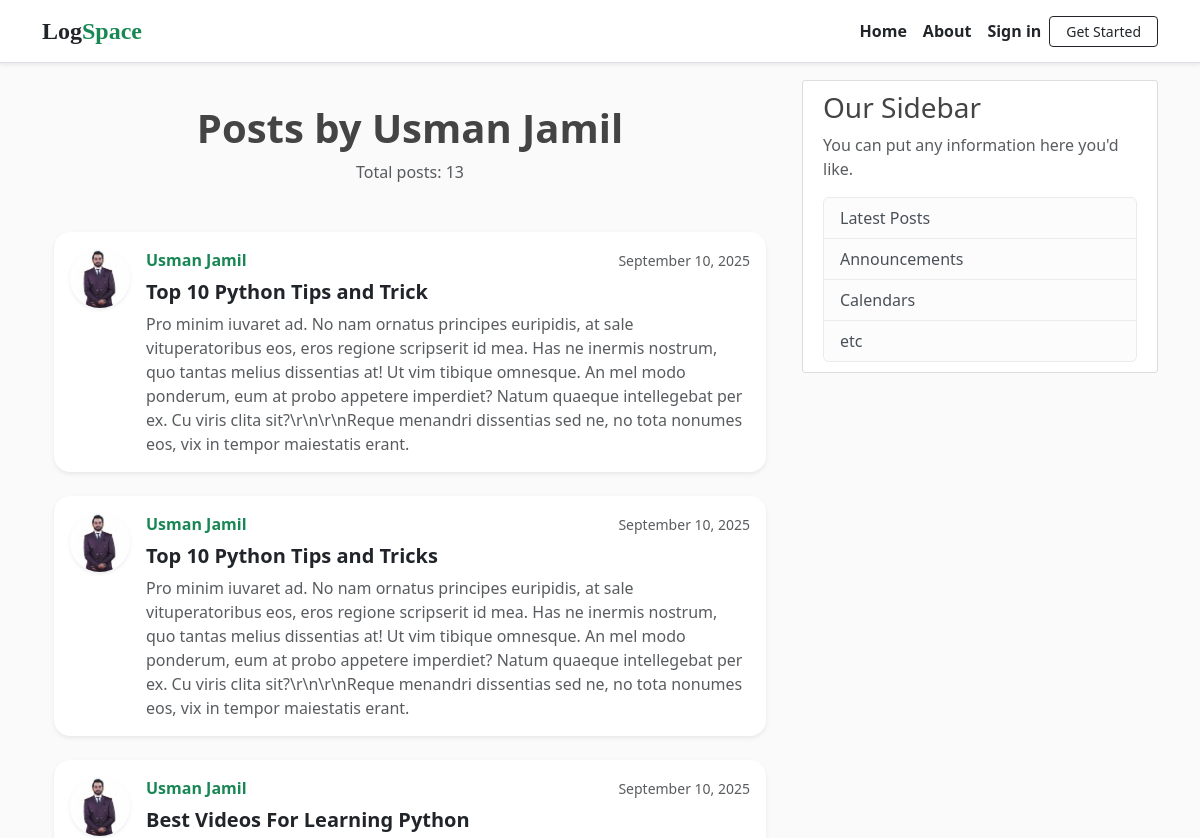
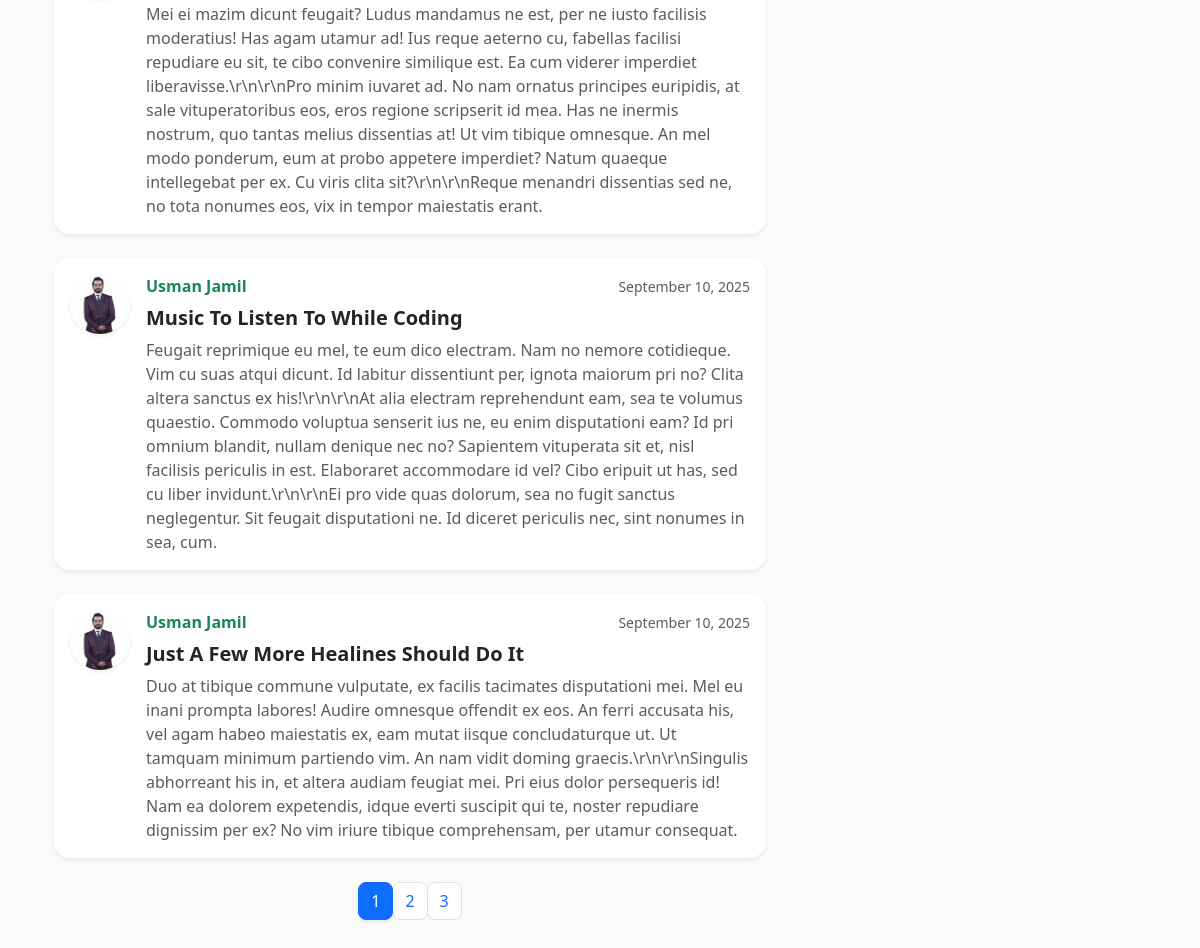
/user/Usman Jamil, run on the app's committed database (2 pictures, top to bottom).
### flaskblog/models.py (models this page shows, shortened)
class User(db.Model, UserMixin):
    id = db.Column(db.Integer, primary_key=True)
    username = db.Column(db.String(20), unique=True, nullable=False)
    email = db.Column(db.String(120), unique=True, nullable=False)
    image_file = db.Column(db.String(20), nullable=False, default='default.jpg')
    password = db.Column(db.String(60), nullable=False)
    posts = db.relationship('Post', backref='author', lazy=True)

class Post(db.Model):
    id = db.Column(db.Integer, primary_key=True)
    title = db.Column(db.String(100), nullable=False)
    date_posted = db.Column(db.DateTime, nullable=False, default=datetime.utcnow)
    content = db.Column(db.Text, nullable=False)
    user_id = db.Column(db.Integer, db.ForeignKey('user.id'), nullable=False)

### flaskblog/routes.py (the view)
@app.route("/user/<string:username>")
def user_posts(username):
    page = request.args.get('page', 1, type=int)
    user = User.query.filter_by(username=username).first_or_404()
    posts = Post.query.filter_by(author=user)\
        .order_by(Post.date_posted.desc())\
        .paginate(page=page, per_page=5)
    return render_template('user_posts.html', posts=posts, user=user)

### flaskblog/templates/user_posts.html
{% extends "layout.html" %}
{% block content %}
<div class="container py-4">
  <div class="text-center mb-5">
    <h1 class="fw-bold">Posts by {{ user.username }}</h1>
    <p class="text-muted">Total posts: {{ posts.total }}</p>
  </div>
  {% for post in posts.items %}
  <article class="card shadow-sm border-0 rounded-4 mb-4">
    <div class="card-body d-flex align-items-start">
      <img class="rounded-circle me-3 shadow-sm"
           src="{{ url_for('static', filename='profile_pics/' + post.author.image_file) }}"
           alt="{{ post.author.username }}" width="60" height="60">
      <div class="flex-grow-1">
        <div class="d-flex justify-content-between align-items-center mb-2">
          <a class="fw-semibold text-decoration-none text-success"
             href="{{ url_for('user_posts', username=post.author.username) }}">
            {{ post.author.username }}
          </a>
          <small class="text-muted">{{ post.date_posted.strftime('%B %d, %Y') }}</small>
        </div>
        <h2 class="h5 fw-bold mb-2">
          <a class="text-dark text-decoration-none" href="{{ url_for('post', post_id=post.id) }}">
            {{ post.title }}
          </a>
        </h2>
        <p class="mb-0 text-muted">{{ post.content }}</p>
      </div>
    </div>
  </article>
  {% endfor %}
  <nav aria-label="User posts pagination">
    <ul class="pagination justify-content-center mt-4">
      {% for page_num in posts.iter_pages(left_edge=1, right_edge=1, left_current=1, right_current=2) %}
        {% if page_num %}
          {% if posts.page == page_num %}
          <li class="page-item active">
            <a class="page-link rounded-3 shadow-sm" href="{{ url_for('user_posts', username=user.username, page=page_num) }}">
              {{ page_num }}
            </a>
          </li>
          {% else %}
          <li class="page-item">
            <a class="page-link rounded-3" href="{{ url_for('user_posts', username=user.username, page=page_num) }}">
              {{ page_num }}
            </a>
          </li>
          {% endif %}
        {% else %}
        <li class="page-item disabled"><span class="page-link">…</span></li>
        {% endif %}
      {% endfor %}
    </ul>
  </nav>
</div>
{% endblock content %}

### flaskblog/templates/layout.html (shortened to what this page needs)
<!doctype html>
<html lang="en">
<head>
    <link href="https://cdn.jsdelivr.net/npm/bootstrap@5.3.8/dist/css/bootstrap.min.css" rel="stylesheet"
>
    <link rel="stylesheet" type="text/css" href="{{ url_for('static', filename='main.css') }}">
</head>
<body>
<header class="site-header border-bottom shadow-sm fixed-top">
  <nav class="navbar navbar-expand-md navbar-light bg-white py-2">
    <div class="container">
      <a class="navbar-brand fw-bold fs-4 text-dark"
         style="font-family: Georgia, 'Times New Roman', Times, serif;"
         href="{{ url_for('home') }}">
        Log<span class="text-success">Space</span>
      </a>
      <div class="collapse navbar-collapse" id="navbarToggle">
        <ul class="navbar-nav ms-auto align-items-center">
          <li class="nav-item">
            <a class="nav-link text-dark fw-semibold" href="{{ url_for('home') }}">Home</a>
          </li>
          <li class="nav-item">
            <a class="nav-link text-dark fw-semibold" href="{{ url_for('about') }}">About</a>
          </li>
          {% if current_user.is_authenticated %}
            <li class="nav-item">
              <a class="btn btn-sm btn-success px-3 me-2" href="{{ url_for('new_post') }}">Write</a>
            </li>
            <li class="nav-item dropdown">
              <a class="nav-link dropdown-toggle fw-semibold text-dark" href="#" id="accountDropdown" role="button"
                 data-bs-toggle="dropdown" aria-expanded="false">
                Account
              </a>
              <ul class="dropdown-menu dropdown-menu-end" aria-labelledby="accountDropdown">
                <li>
                  <a class="dropdown-item" href="{{ url_for('account') }}">Profile</a>
                </li>
                <li>
                  <a class="dropdown-item text-danger" href="{{ url_for('logout') }}">Logout</a>
                </li>
              </ul>
            </li>
          {% else %}
            <li class="nav-item">
              <a class="nav-link fw-semibold text-dark" href="{{ url_for('login') }}">Sign in</a>
            </li>
            <li class="nav-item">
              <a class="btn btn-sm btn-outline-dark px-3" href="{{ url_for('register') }}">Get Started</a>
            </li>
          {% endif %}
        </ul>
      </div>
    </div>
  </nav>
</header>
<main role="main" class="container">
    <div class="row">
        <div class="col-md-8">
            {% block content %}{% endblock %}
        </div>
        <div class="col-md-4">
            <div class="content-section">
                <h3>Our Sidebar</h3>
                <p class='text-muted'>You can put any information here you'd like.</p>
                <ul class="list-group">
                    <li class="list-group-item list-group-item-light">Latest Posts</li>
                    <li class="list-group-item list-group-item-light">Announcements</li>
                    <li class="list-group-item list-group-item-light">Calendars</li>
                    <li class="list-group-item list-group-item-light">etc</li>
                </ul>
            </div>
        </div>
    </div>
</main>
</body>
</html>

### flaskblog/static/main.css (style rules this page uses)
body { background: #fafafa; color: #333333; margin-top: 5rem; }
h1, h2, h3, h4, h5, h6 { color: #444444; }
.site-header .navbar-nav .nav-link { color: #cbd5db; }
.content-section { background: #ffffff; padding: 10px 20px; border: 1px solid #dddddd; border-radius: 3px; margin-bottom: 20px; }

### flaskblog/templates/layout.html (style rules this page uses)
body { margin: 0 !important; padding: 0 !important; }
.site-header { margin: 0 !important; padding: 0 !important; }
main { padding-top: 80px; }

### data on the page
User: username "Usman Jamil"
Post: image_file (picture), author.username "Usman Jamil", date_posted "September 10, 2025", title "Top 10 Python Tips and Trick", content "Pro minim iuvaret ad. No nam ornatus principes euripidis, at sale vituperatoribus eos, eros regione scripserit id mea. Has ne inermis nostrum, quo tantas melius dissentias at! Ut vim tibique omnesque. An mel modo ponderum, eum at probo appetere imperdiet? Natum quaeque intellegebat per ex. Cu viris clita sit?\\r\\n\\r\\nReque menandri dissentias sed ne, no tota nonumes eos, vix in tempor maiestatis erant."
Post: image_file (picture), author.username "Usman Jamil", date_posted "September 10, 2025", title "Top 10 Python Tips and Tricks", content "Pro minim iuvaret ad. No nam ornatus principes euripidis, at sale vituperatoribus eos, eros regione scripserit id mea. Has ne inermis nostrum, quo tantas melius dissentias at! Ut vim tibique omnesque. An mel modo ponderum, eum at probo appetere imperdiet? Natum quaeque intellegebat per ex. Cu viris clita sit?\\r\\n\\r\\nReque menandri dissentias sed ne, no tota nonumes eos, vix in tempor maiestatis erant."
Post: image_file (picture), author.username "Usman Jamil", date_posted "September 10, 2025", title "Best Videos For Learning Python", content "Mei ei mazim dicunt feugait? Ludus mandamus ne est, per ne iusto facilisis moderatius! Has agam utamur ad! Ius reque aeterno cu, fabellas facilisi repudiare eu sit, te cibo convenire similique est. Ea cum viderer imperdiet liberavisse.\\r\\n\\r\\nPro minim iuvaret ad. No nam ornatus principes euripidis, at sale vituperatoribus eos, eros regione scripserit id mea. Has ne inermis nostrum, quo tantas melius dissentias at! Ut vim tibique omnesque. An mel modo ponderum, eum at probo appetere imperdiet? Natum quaeque intellegebat per ex. Cu viris clita sit?\\r\\n\\r\\nReque menandri dissentias sed ne, no tota nonumes eos, vix in tempor maiestatis erant."
Post: image_file (picture), author.username "Usman Jamil", date_posted "September 10, 2025", title "Music To Listen To While Coding", content "Feugait reprimique eu mel, te eum dico electram. Nam no nemore cotidieque. Vim cu suas atqui dicunt. Id labitur dissentiunt per, ignota maiorum pri no? Clita altera sanctus ex his!\\r\\n\\r\\nAt alia electram reprehendunt eam, sea te volumus quaestio. Commodo voluptua senserit ius ne, eu enim disputationi eam? Id pri omnium blandit, nullam denique nec no? Sapientem vituperata sit et, nisl facilisis periculis in est. Elaboraret accommodare id vel? Cibo eripuit ut has, sed cu liber invidunt.\\r\\n\\r\\nEi pro vide quas dolorum, sea no fugit sanctus neglegentur. Sit feugait disputationi ne. Id diceret periculis nec, sint nonumes in sea, cum."
Post: image_file (picture), author.username "Usman Jamil", date_posted "September 10, 2025", title "Just A Few More Healines Should Do It", content "Duo at tibique commune vulputate, ex facilis tacimates disputationi mei. Mel eu inani prompta labores! Audire omnesque offendit ex eos. An ferri accusata his, vel agam habeo maiestatis ex, eam mutat iisque concludaturque ut. Ut tamquam minimum partiendo vim. An nam vidit doming graecis.\\r\\n\\r\\nSingulis abhorreant his in, et altera audiam feugiat mei. Pri eius dolor persequeris id! Nam ea dolorem expetendis, idque everti suscipit qui te, noster repudiare dignissim per ex? No vim iriure tibique comprehensam, per utamur consequat."

### other printed values
{{ posts.total }} "13"
{{ page_num }} "1"
{{ page_num }} "2" "3"
